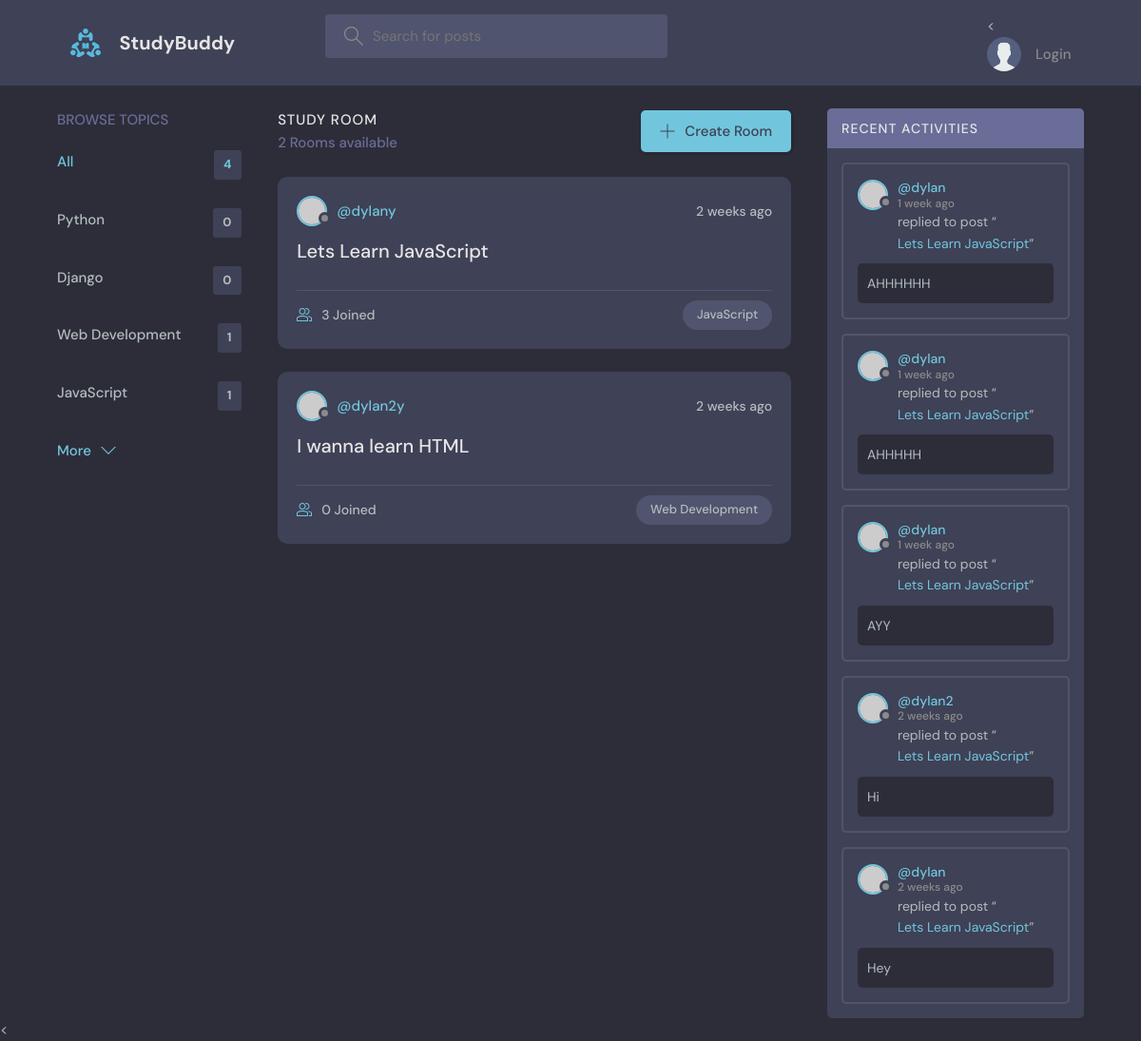
The page / on the database its author committed.
### base/models.py (models this page shows, shortened)
class Topic(models.Model):
    name = models.CharField(max_length=200)

class Room(models.Model):
    host = models.ForeignKey(User, on_delete=models.SET_NULL, null=True)
    topic = models.ForeignKey(Topic, on_delete=models.SET_NULL, null=True)
    name = models.CharField(max_length=200)
    description = models.TextField(null=True, blank=True)
    participants = models.ManyToManyField(User, related_name='participants', blank=True)
    updated = models.DateTimeField(auto_now=True)
    created = models.DateTimeField(auto_now_add=True)
    class Meta:
        ordering = ['-updated', '-created']

class Message(models.Model):
    user = models.ForeignKey(User, on_delete=models.CASCADE)
    room = models.ForeignKey(Room, on_delete=models.CASCADE)
    body = models.TextField()
    updated = models.DateTimeField(auto_now=True)
    created = models.DateTimeField(auto_now_add=True)
    class Meta:
        ordering = ['-updated', '-created']

### base/views.py (the view)
# urls.py: path('', views.home, name ="home"),
def home(request):
    q= request.GET.get('q') if request.GET.get('q') != None else ''
    rooms = Room.objects.filter(
        Q(topic__name__icontains=q) |
        Q(name__icontains=q) |
        Q(description__icontains=q)
      )
    topics = Topic.objects.all()[0:5]
    room_count = rooms.count()
    room_messages = Message.objects.filter(Q(room__topic__name__icontains=q))
    context = {'rooms': rooms, 'topics' : topics,
               'room_count':room_count, 'room_messages':room_messages,}
    return render(request, 'base/home.html', context)

### base/templates/base/home.html (shortened to what this page needs)
{% extends 'main.html' %}
{% block content %}
    <main class="layout layout--3">
      <div class="container">
        {% include 'base/topics_components.html' %}
        <div class="roomList">
          <div class="roomList__header">
            <div>
              <h2>Study Room</h2>
              <p>{{room_count}} Rooms available</p>
            </div>
            <a class="btn btn--main" href="{% url 'create-room' %}">
              <svg version="1.1" xmlns="http://www.w3.org/2000/svg" width="32" height="32" viewBox="0 0 32 32">
                <title>add</title>
                <path
                  d="M16.943 0.943h-1.885v14.115h-14.115v1.885h14.115v14.115h1.885v-14.115h14.115v-1.885h-14.115v-14.115z"
                ></path>
              </svg>
              Create Room
            </a>
          </div>
          {% include 'base/feed_components.html' %}
        </div>
         {% include 'base/activity_component.html' %}
      </div>
    </main>
    {% endblock %}

### base/templates/base/topics_components.html
<div class="topics">
    <div class="topics__header">
      <h2>Browse Topics</h2>
    </div>
    <ul class="topics__list">
      <li>
        <a href="{%url 'home' %}" class="active">All <span>{{topics.count}}</span></a>
      </li>
      {% for topic in topics %}
      <li>
        <a href="{% url 'home' %}?q={{topic.name}}">{{topic.name}}<span>{{topic.room_set.all.count}}</span></a>
      </li>
      {% endfor %}
    </ul>
    <a class="btn btn--link" href="{% url 'topics' %}">
      More
      <svg version="1.1" xmlns="http://www.w3.org/2000/svg" width="32" height="32" viewBox="0 0 32 32">
        <title>chevron-down</title>
        <path d="M16 21l-13-13h-3l16 16 16-16h-3l-13 13z"></path>
      </svg>
    </a>
  </div>

### base/templates/base/feed_components.html (shortened to what this page needs)
{% for room in rooms %}
<div class="roomListRoom">
    <div class="roomListRoom__header">
      <a href="{% url 'user-profile' room.host.id %}" class="roomListRoom__author">
        <div class="avatar avatar--small">
          <img src="https://randomuser.me/api/portraits/women/11.jpg" />
        </div>
        <span>@{{room.host.username}}y</span>
      </a>
      <div class="roomListRoom__actions">
        <span>{{room.created|timesince}} ago</span>
      </div>
    </div>
    <div class="roomListRoom__content">
      <a href="{% url 'room' room.id %}">{{room.name}}</a>
    </div>
    <div class="roomListRoom__meta">
      <a href="{% url 'room' room.id %}" class="roomListRoom__joined">
        {{room.participants.all.count}} Joined
      </a>
      <p class="roomListRoom__topic">{{room.topic.name}}</p>
    </div>
  </div>
  {% endfor %}

### base/templates/base/activity_component.html (shortened to what this page needs)
<div class="activities">
    <div class="activities__header">
      <h2>Recent Activities</h2>
    </div>
    {% for message in room_messages %}
    <div class="activities__box">
      <div class="activities__boxHeader roomListRoom__header">
        <a href="{% url 'user-profile' message.user.id %}" class="roomListRoom__author">
          <div class="avatar avatar--small">
            <img src="https://randomuser.me/api/portraits/women/11.jpg" />
          </div>
          <p>
            @{{message.user}}
            <span>{{message.created|timesince}} ago</span>
          </p>
        </a>
      </div>
      <div class="activities__boxContent">
        <p>replied to post “<a href="{% url 'room' message.room.id %}">{{message.room.name}}</a>”</p>
        <div class="activities__boxRoomContent">
          {{message.body}}
        </div>
      </div>
    </div>
    {% endfor %}
  </div>

### rows shown on the page
Topic: name "Python", room_set.all.count "0"
Topic: name "Django", room_set.all.count "0"
Topic: name "Web Development", room_set.all.count "1"
Topic: name "JavaScript", room_set.all.count "1"
Room: host.username "dylan", created "2 weeks", name "Lets Learn JavaScript", participants.all.count "3", topic.name "JavaScript"
Room: host.username "dylan2", created "2 weeks", name "I wanna learn HTML", participants.all.count "0", topic.name "Web Development"
Message: user "dylan", created "1 week", room.name "Lets Learn JavaScript", body "AHHHHHH"
Message: user "dylan", created "1 week", room.name "Lets Learn JavaScript", body "AHHHHH"
Message: user "dylan", created "1 week", room.name "Lets Learn JavaScript", body "AYY"
Message: user "dylan2", created "2 weeks", room.name "Lets Learn JavaScript", body "Hi"
Message: user "dylan", created "2 weeks", room.name "Lets Learn JavaScript", body "Hey"

### other values the page prints
{{ topics.count }} "4"
{{ room_count }} "2"
